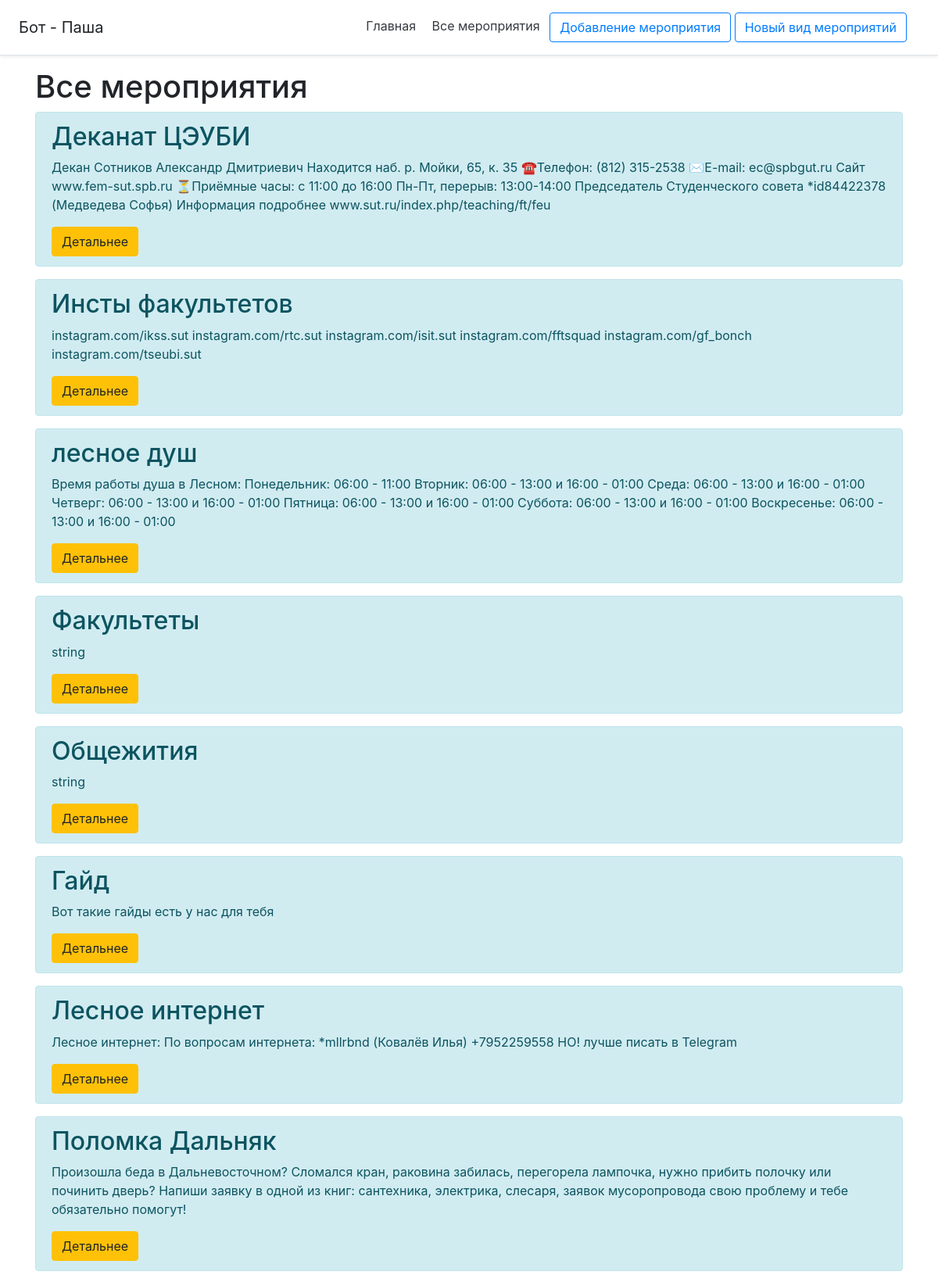
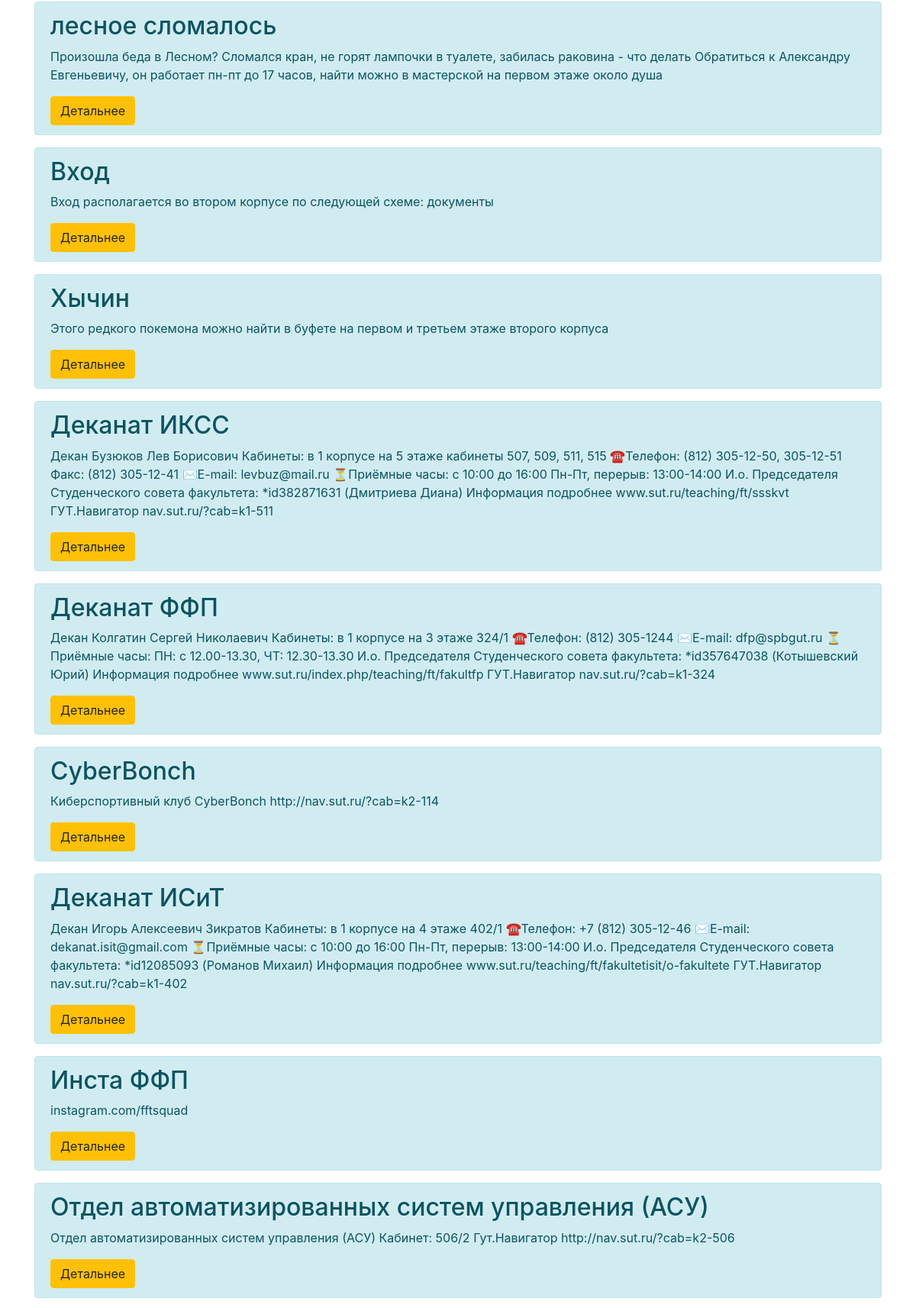
Screenshot of /all_events (upper part) with the database file from the repository (2 pictures, top to bottom).
### db_utils/database.py (models this page shows, shortened)
class Menu(db.Model):
    __tablename__ = "menu"
    id = db.Column(db.Integer, primary_key=True)
    name = db.Column(db.String(120), default='default_name')
    text = db.Column(db.String(10000), default='default_text')
    added = db.Column(db.DateTime, default=datetime.datetime.utcnow())
    active = db.Column(db.Boolean, nullable=False, default=True)
    author_id = db.Column(db.Integer, nullable=False, default=0)
    tags = db.Column(db.String(5000), default='нет тегов')
    inheritances = db.relationship('Inheritances',
                                   primaryjoin="or_(Menu.id==Inheritances.menu_id_descendant, Menu.id==Inheritances.menu_id_ancestor)",
                                   lazy='dynamic')
    attachment = db.relationship('Attachment',
                                 primaryjoin="Menu.id==Attachment.menu_id",
                                 lazy='dynamic')

### flask_app.py (the view)
@app.route('/all_events')
def all_events():
    events = Menu.query.order_by(Menu.id).all()
    return render_template('all_events.html', events=events)

### main/templates/all_events.html (shortened to what this page needs)
{% extends 'base.html' %}
{% block body %}
    <div class="container -mt-5">
        <h1>Все мероприятия</h1>
            {% for el in events %}
            <div class="alert alert-info">
                <h2>{{ el.name }}</h2>
                <p>{{ el.text }}</p>
                <a href="/event/{{ el.id }}" class="btn btn-warning">Детальнее</a>
            </div>
            {% endfor %}
    </div>
{% endblock %}

### rows the page displays
Menu: name "Деканат ЦЭУБИ", text "Декан Сотников Александр Дмитриевич Находится наб. р. Мойки, 65, к. 35 ☎Телефон: (812) 315-2538 ✉E-mail: ec@spbgut.ru Сайт www.fem-sut.spb.ru ⏳Приёмные часы: с 11:00 до 16:00 Пн-Пт, перерыв: 13:00-14:00 Председатель Студенческого совета *id84422378 (Медведева Софья) Информация подробнее www.sut.ru/index.php/teaching/ft/feu"
Menu: name "Инсты факультетов", text "instagram.com/ikss.sut instagram.com/rtc.sut instagram.com/isit.sut instagram.com/fftsquad instagram.com/gf_bonch instagram.com/tseubi.sut"
Menu: name "лесное душ", text "Время работы душа в Лесном: Понедельник: 06:00 - 11:00 Вторник: 06:00 - 13:00 и 16:00 - 01:00 Среда: 06:00 - 13:00 и 16:00 - 01:00 Четверг: 06:00 - 13:00 и 16:00 - 01:00 Пятница: 06:00 - 13:00 и 16:00 - 01:00 Суббота: 06:00 - 13:00 и 16:00 - 01:00 Воскресенье: 06:00 - 13:00 и 16:00 - 01:00"
Menu: name "Факультеты", text "string"
Menu: name "Общежития", text "string"
Menu: name "Гайд", text "Вот такие гайды есть у нас для тебя"
Menu: name "Лесное интернет", text "Лесное интернет: По вопросам интернета: *mllrbnd (Ковалёв Илья) +7952259558 НО! лучше писать в Telegram"
Menu: name "Поломка Дальняк", text "Произошла беда в Дальневосточном? Сломался кран, раковина забилась, перегорела лампочка, нужно прибить полочку или починить дверь? Напиши заявку в одной из книг: сантехника, электрика, слесаря, заявок мусоропровода свою проблему и тебе обязательно помогут!"
Menu: name "лесное сломалось", text "Произошла беда в Лесном? Сломался кран, не горят лампочки в туалете, забилась раковина - что делать Обратиться к Александру Евгеньевичу, он работает пн-пт до 17 часов, найти можно в мастерской на первом этаже около душа"
Menu: name "Вход", text "Вход располагается во втором корпусе по следующей схеме: документы"
Menu: name "Хычин", text "Этого редкого покемона можно найти в буфете на первом и третьем этаже второго корпуса"
Menu: name "Деканат ИКСС", text "Декан Бузюков Лев Борисович Кабинеты: в 1 корпусе на 5 этаже кабинеты 507, 509, 511, 515 ☎Телефон: (812) 305-12-50, 305-12-51 Факс: (812) 305-12-41 ✉E-mail: levbuz@mail.ru ⏳Приёмные часы: с 10:00 до 16:00 Пн-Пт, перерыв: 13:00-14:00 И.о. Председателя Студенческого совета факультета: *id382871631 (Дмитриева Диана) Информация подробнее www.sut.ru/teaching/ft/ssskvt ГУТ.Навигатор nav.sut.ru/?cab=k1-511"
Menu: name "Деканат ФФП", text "Декан Колгатин Сергей Николаевич Кабинеты: в 1 корпусе на 3 этаже 324/1 ☎Телефон: (812) 305-1244 ✉E-mail: dfp@spbgut.ru ⏳Приёмные часы: ПН: с 12.00-13.30, ЧТ: 12.30-13.30 И.о. Председателя Студенческого совета факультета: *id357647038 (Котышевский Юрий) Информация подробнее www.sut.ru/index.php/teaching/ft/fakultfp ГУТ.Навигатор nav.sut.ru/?cab=k1-324"
Menu: name "CyberBonch", text "Киберспортивный клуб CyberBonch http://nav.sut.ru/?cab=k2-114"
Menu: name "Деканат ИСиТ", text "Декан Игорь Алексеевич Зикратов Кабинеты: в 1 корпусе на 4 этаже 402/1 ☎Телефон: +7 (812) 305-12-46 ✉E-mail: dekanat.isit@gmail.com ⏳Приёмные часы: с 10:00 до 16:00 Пн-Пт, перерыв: 13:00-14:00 И.о. Председателя Студенческого совета факультета: *id12085093 (Романов Михаил) Информация подробнее www.sut.ru/teaching/ft/fakultetisit/o-fakultete ГУТ.Навигатор nav.sut.ru/?cab=k1-402"
Menu: name "Инста ФФП", text "instagram.com/fftsquad"
Menu: name "Отдел автоматизированных систем управления (АСУ)", text "Отдел автоматизированных систем управления (АСУ) Кабинет: 506/2 Гут.Навигатор http://nav.sut.ru/?cab=k2-506"
